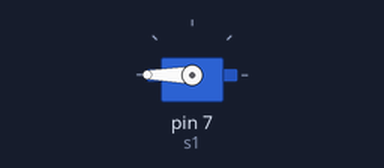
Recording of a sketch running on a simulated Arduino Uno, built with avr-gcc and run on an emulated ATmega328P. On the bench: servo.

Above: at 9.1 s.
At 25.1 s:
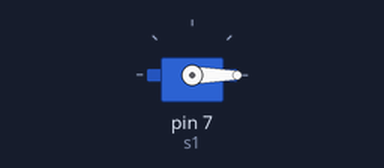
At 37.9 s:
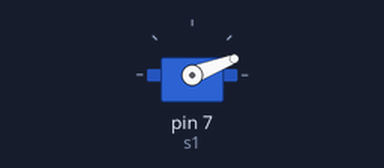
Timing chart, 0 to 39.4 s (numbered marks = the images above):
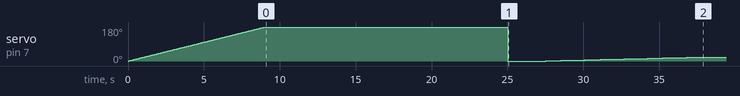

The sketch:

ball_shooter_test.ino
```cpp
#include<Servo.h>
Servo s1;
void setup()
{
  s1.attach(7);
}
void loop()
{
  for(int i = 0;i<=760;i++)
  {
    s1.write(i);
    delay(50);
  }
  delay(2000);
}
```
